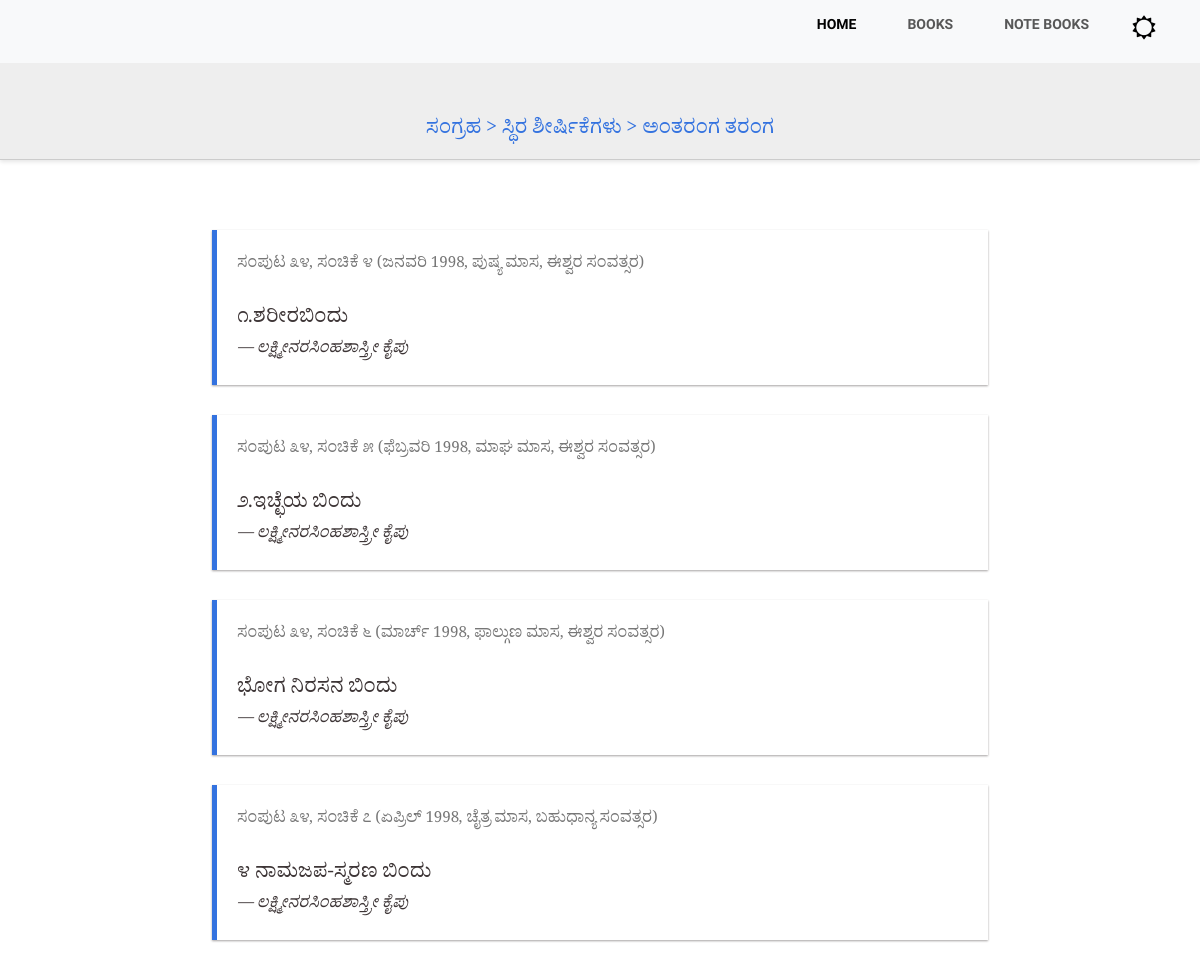
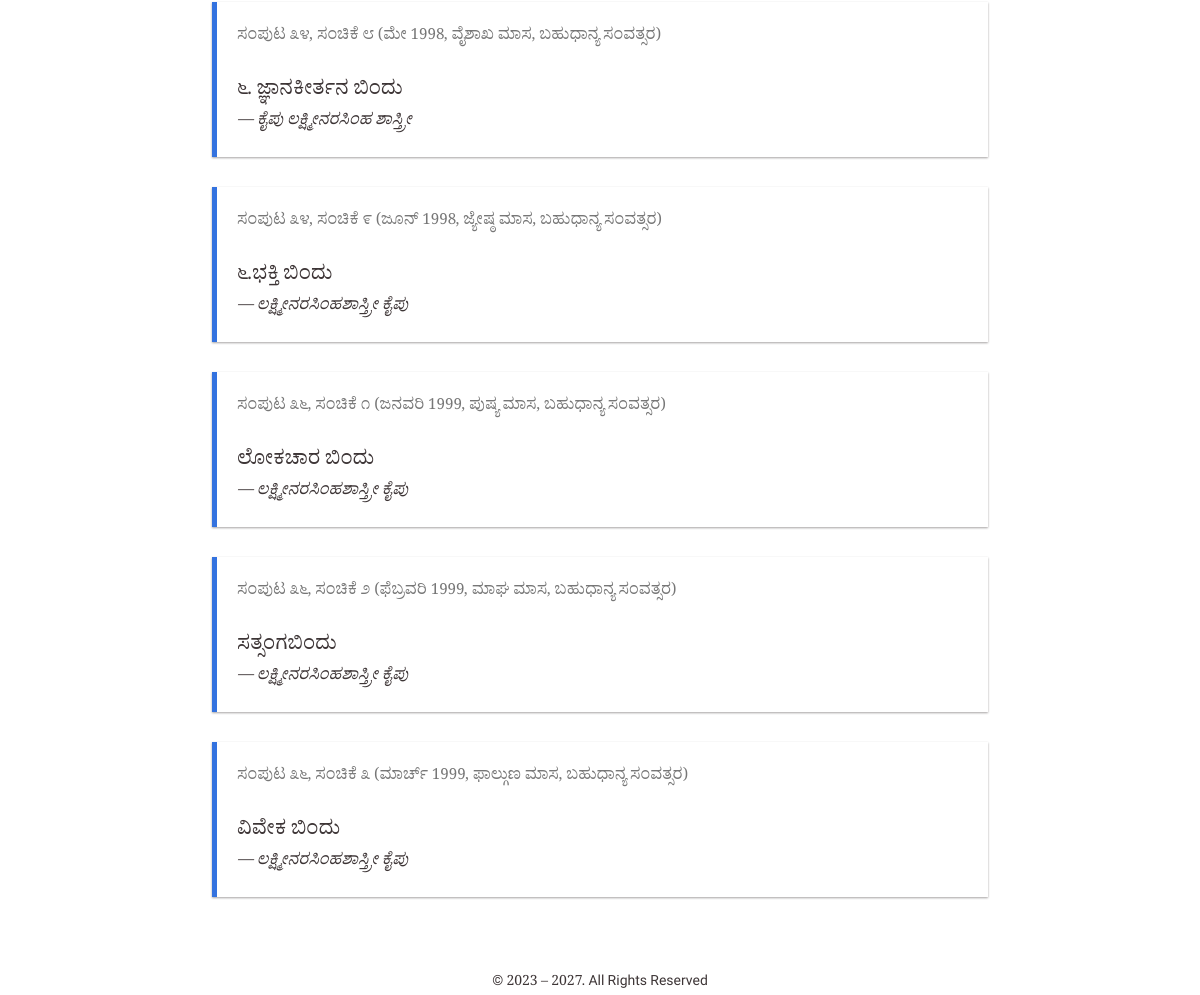
The page /php/feat.php?feature=ಅಂತರಂಗ+ತರಂಗ&featid=10006 on the database its author committed (2 pictures, top to bottom).
### tables this page shows
CREATE TABLE `article` (
  `title` varchar(500) DEFAULT NULL,
  `authid` varchar(200) DEFAULT NULL,
  `authorname` varchar(1000) DEFAULT NULL,
  `featid` varchar(10) DEFAULT NULL,
  `page` varchar(50) DEFAULT NULL,
  `volume` varchar(3) DEFAULT NULL,
  `part` varchar(10) DEFAULT NULL,
  `year` varchar(10) DEFAULT NULL,
  `month` varchar(10) DEFAULT NULL,
  `maasa` varchar(500) DEFAULT NULL,
  `samvatsara` varchar(500) DEFAULT NULL,
  `titleid` varchar(100) NOT NULL,
  PRIMARY KEY (`titleid`)
);

### php/common.php (called while the page is built, shortened)
<?php
function getMonth($month)
{
	$month = preg_replace('/01/', 'ಜನವರಿ', $month);
	$month = preg_replace('/02/', 'ಫೆಬ್ರವರಿ', $month);
	$month = preg_replace('/03/', 'ಮಾರ್ಚ್', $month);
	$month = preg_replace('/04/', 'ಏಪ್ರಿಲ್', $month);
	$month = preg_replace('/05/', 'ಮೇ', $month);
	$month = preg_replace('/06/', 'ಜೂನ್', $month);
	$month = preg_replace('/07/', 'ಜುಲೈ', $month);
	$month = preg_replace('/08/', 'ಆಗಸ್ಟ್', $month);
	$month = preg_replace('/09/', 'ಸೆಪ್ಟೆಂಬರ್', $month);
	$month = preg_replace('/10/', 'ಅಕ್ಟೋಬರ್', $month);
	$month = preg_replace('/11/', 'ನವೆಂಬರ್', $month);
	$month = preg_replace('/12/', 'ಡಿಸೆಂಬರ್', $month);
	$month = preg_replace('/-/', ' &ndash; ', $month);
	return $month;
}
function toKannada($value)
{
	$value = preg_replace('/0/', '೦', $value);
	$value = preg_replace('/1/', '೧', $value);
	$value = preg_replace('/2/', '೨', $value);
	$value = preg_replace('/3/', '೩', $value);
	$value = preg_replace('/4/', '೪', $value);
	$value = preg_replace('/5/', '೫', $value);
	$value = preg_replace('/6/', '೬', $value);
	$value = preg_replace('/7/', '೭', $value);
	$value = preg_replace('/8/', '೮', $value);
	$value = preg_replace('/9/', '೯', $value);
	return $value;
}
?>

### php/feat.php (the view, shortened to what this page needs)
<?php include("../inc/include_header.php");?>
<main class="container-fluid maincontent">
		<div class="row justify-content-center gapAboveLarge">
<?php
require_once("common.php");
if(isset($_GET['feature'])){$feat_name = $_GET['feature'];}else{$feat_name = '';}
if(isset($_GET['featid'])){$featid = $_GET['featid'];}else{$featid = '';}
echo '<div class="col-sm-12 col-md-8">';
echo '<div class="extra-info-bar fixed-top">';
echo '<h1 class="clr1 pt-5">ಸಂಗ್ರಹ &gt; ಸ್ಥಿರ ಶೀರ್ಷಿಕೆಗಳು &gt; ' . $feat_name . '</h1>';
echo '</div>';
echo '</div>';
$query = 'select * from article where featid=\'' . $featid . '\' order by volume, part, page';
$result = $db->query($query);
$num_rows = $result ? $result->num_rows : 0;
echo '<div class="col-sm-12 col-md-8 gapAbove">';
if($num_rows > 0)
{
	while($row = $result->fetch_assoc())
	{
		$dpart = preg_replace("/^0/", "", $row['part']);
		$dpart = preg_replace("/\-0/", "-", $dpart);
		$info = '';
		if($row['month'] != '')
		{
			$info = $info . getMonth($row['month']);
		}
		if($row['year'] != '')
		{
			$info = $info . ' <span style="font-size: 0.95em">' . $row['year'] . '</span>';
		}
		if($row['maasa'] != '')
		{
			$info = $info . ', ' . $row['maasa'] . '&nbsp;ಮಾಸ';
		}
		if($row['samvatsara'] != '')
		{
			$info = $info . ', ' . $row['samvatsara'] . '&nbsp;ಸಂವತ್ಸರ';
		}
		$info = preg_replace("/^,/", "", $info);
		$info = preg_replace("/^ /", "", $info);
		$sumne = preg_split('/-/' , $row['page']);
		$row['page'] = $sumne[0];
		echo '<div class="article">';
		echo '	<div class="gapBelowSmall">';
		echo '<span class="aIssue clr5"><a href="toc.php?vol=' . $row['volume'] . '&amp;part=' . $row['part'] . '">';
		echo ($row['part'] == '99') ? 'ಸಂಪುಟ ' . toKannada(intval($row['volume'])) . ', ವಿಶೇಷ ಸಂಚಿಕೆ' : '  ಸಂಪುಟ ' . toKannada(intval($row['volume'])) . ', ಸಂಚಿಕೆ ' . toKannada($dpart);
		echo  ' <span class="font_resize">(' . $info . ')</span>' .'</a></span>';
		echo '</div>';
		$part = ($row['part'] == '99') ? 'ವಿಶೇಷ ಸಂಚಿಕೆ' : $row['part'];
		echo '	<span class="aTitle"><a target="_blank" href="bookreader/templates/book.php?volume=' . $row['volume'] . '&part=' . $part . '&page=' . $row['page'] . '">' . $row['title'] . '</a></span><br />';
		if($row['authid'] != 0) {
			echo '	<span class="aAuthor itl">&mdash; ';
			$authids = preg_split('/;/',$row['authid']);
			$authornames = preg_split('/;/',$row['authorname']);
			$a=0;
			foreach ($authids as $aid) {
				echo '<a href="auth.php?authid=' . $aid . '&amp;author=' . urlencode($authornames[$a]) . '">' . $authornames[$a] . '</a> ';
				$a++;
			}
			echo '</span><br/>';
		}
		echo '</div>';
	}
}
?>
			</div>
		</div>
	</main>
<?php include("../inc/include_footer.php");?>

### php/css/style.css (style rules this page uses)
:root { --main-text-color: #3d3536; --navlink-hover-color: #9c581b; --head-background-color: rgba(150, 75, 0, 0.5); --site-background-color: #FFF; --archive-icon-color: #AAA; --article-download-color: #3372df; --second-nav-background-color: #EEE; --second-nav-links-color: #3d3536; --homepage-banner-background-color:rgba(255, 254, 204, 0.9); --paralax-heading-h3: brown; --breadcrumb-bar-color: #3372df; --article-border-color: #3372df; --article-feature-color: #be0709; --issue-color: #777; --nav-bg-color: rgb(248, 249, 250); --home-page-shloka-color: #000; --info-color: #be0709; }
html * { -webkit-font-smoothing: antialiased; -moz-osx-font-smoothing: grayscale; }
*, *:after, *:before { -webkit-box-sizing: border-box; -moz-box-sizing: border-box; box-sizing: border-box; }
body { font-size: 100%; font-family: "Noto Serif Kannada", "Roboto", serif; color: var(--main-text-color); background-color: var(--site-background-color); }
body, html { height: 100%; }
a { color: inherit; text-decoration: none; }
.maincontent { font-size: 20px !important; line-height: 1.75; }
.clr1 { color: var(--breadcrumb-bar-color) !important; }
.clr5 { color: var(--issue-color) !important; }
.gapAbove { margin-top: 75px !important; }
.gapBelowSmall { margin-bottom: 25px !important; }
.gapAboveLarge { margin-top: 125px !important; }
.article { margin: 30px 0; padding: 20px; box-shadow: 0 1px 2px rgba(34, 25, 25, 0.4); line-height: 1.5; min-height: 50px; border-left: 5px solid var(--article-border-color); }
.article .aTitle { font-size: 20px; }
.article .aAuthor { font-size: 16px; font-weight: 400; }
.article .aIssue { font-size: 16px; }
.extra-info-bar { position: fixed; top: 56px; width: 100%; padding: 10px; z-index: 9; text-align: center; border-bottom: 1px solid #ccc; box-shadow: 0 2px 4px rgba(0, 0, 0, 0.1); background-color: var(--second-nav-background-color); text-align: center; }
.itl { font-style: italic; }

### rows shown on the page
article: volume "೩೪", part "೪", info "ಜನವರಿ", year "1998", info ", ಪುಷ್ಯ ಮಾಸ, ಈಶ್ವರ ಸಂವತ್ಸರ", title "೧.ಶರೀರಬಿಂದು", authorname "ಲಕ್ಷ್ಮೀನರಸಿಂಹಶಾಸ್ತ್ರೀ ಕೈಪು"
article: volume "೩೪", part "೫", info "ಫೆಬ್ರವರಿ", year "1998", info ", ಮಾಘ ಮಾಸ, ಈಶ್ವರ ಸಂವತ್ಸರ", title "೨.ಇಚ್ಛೆಯ ಬಿಂದು", authorname "ಲಕ್ಷ್ಮೀನರಸಿಂಹಶಾಸ್ತ್ರೀ ಕೈಪು"
article: volume "೩೪", part "೬", info "ಮಾರ್ಚ್", year "1998", info ", ಫಾಲ್ಗುಣ ಮಾಸ, ಈಶ್ವರ ಸಂವತ್ಸರ", title "ಭೋಗ ನಿರಸನ ಬಿಂದು", authorname "ಲಕ್ಷ್ಮೀನರಸಿಂಹಶಾಸ್ತ್ರೀ ಕೈಪು"
article: volume "೩೪", part "೭", info "ಏಪ್ರಿಲ್", year "1998", info ", ಚೈತ್ರ ಮಾಸ, ಬಹುಧಾನ್ಯ ಸಂವತ್ಸರ", title "೪ ನಾಮಜಪ-ಸ್ಮರಣ ಬಿಂದು", authorname "ಲಕ್ಷ್ಮೀನರಸಿಂಹಶಾಸ್ತ್ರೀ ಕೈಪು"
article: volume "೩೪", part "೮", info "ಮೇ", year "1998", info ", ವೈಶಾಖ ಮಾಸ, ಬಹುಧಾನ್ಯ ಸಂವತ್ಸರ", title "೬. ಜ್ಞಾನಕೀರ್ತನ ಬಿಂದು", authorname "ಕೈಪು ಲಕ್ಷ್ಮೀನರಸಿಂಹ ಶಾಸ್ತ್ರೀ"
article: volume "೩೪", part "೯", info "ಜೂನ್", year "1998", info ", ಜ್ಯೇಷ್ಠ ಮಾಸ, ಬಹುಧಾನ್ಯ ಸಂವತ್ಸರ", title "೬.ಭಕ್ತಿ ಬಿಂದು", authorname "ಲಕ್ಷ್ಮೀನರಸಿಂಹಶಾಸ್ತ್ರೀ ಕೈಪು"
article: volume "೩೬", part "೧", info "ಜನವರಿ", year "1999", info ", ಪುಷ್ಯ ಮಾಸ, ಬಹುಧಾನ್ಯ ಸಂವತ್ಸರ", title "ಲೋಕಚಾರ ಬಿಂದು", authorname "ಲಕ್ಷ್ಮೀನರಸಿಂಹಶಾಸ್ತ್ರೀ ಕೈಪು"
article: volume "೩೬", part "೨", info "ಫೆಬ್ರವರಿ", year "1999", info ", ಮಾಘ ಮಾಸ, ಬಹುಧಾನ್ಯ ಸಂವತ್ಸರ", title "ಸತ್ಸಂಗಬಿಂದು", authorname "ಲಕ್ಷ್ಮೀನರಸಿಂಹಶಾಸ್ತ್ರೀ ಕೈಪು"
article: volume "೩೬", part "೩", info "ಮಾರ್ಚ್", year "1999", info ", ಫಾಲ್ಗುಣ ಮಾಸ, ಬಹುಧಾನ್ಯ ಸಂವತ್ಸರ", title "ವಿವೇಕ ಬಿಂದು", authorname "ಲಕ್ಷ್ಮೀನರಸಿಂಹಶಾಸ್ತ್ರೀ ಕೈಪು"

### other values the page prints
$feat_name "ಅಂತರಂಗ ತರಂಗ"
